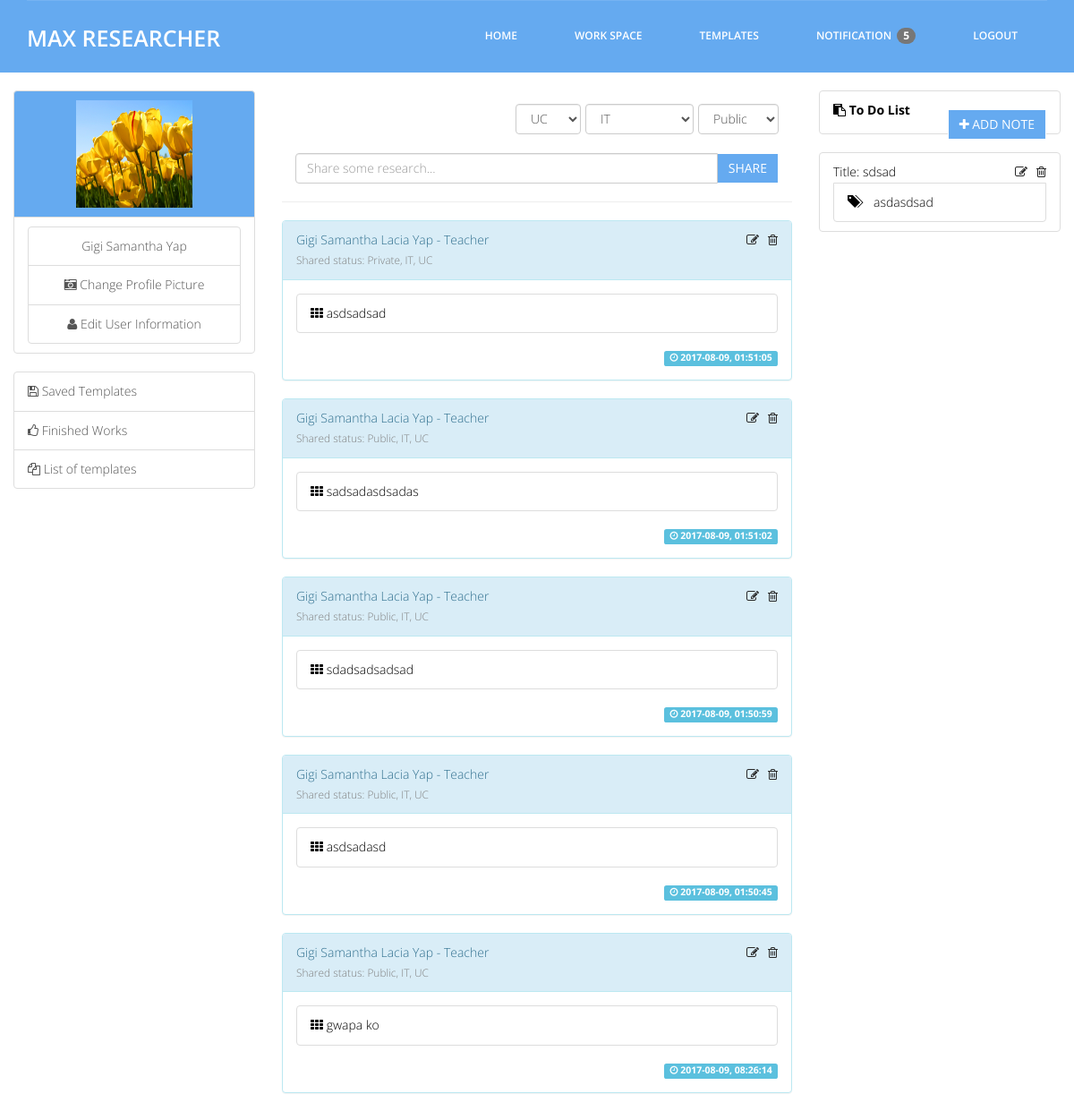
The app's page /RESEARCHER/profile.php (signed in) with its own data.
### tables this page shows
CREATE TABLE `users` (
  `user_id` int(11) NOT NULL,
  `fname` varchar(20) NOT NULL,
  `mname` varchar(10) NOT NULL,
  `lname` varchar(30) NOT NULL,
  `address` varchar(200) NOT NULL,
  `birthdate` date NOT NULL,
  `email` varchar(50) NOT NULL,
  `contact` varchar(20) NOT NULL,
  `profession` varchar(200) NOT NULL,
  `username` varchar(30) NOT NULL,
  `password` varchar(30) NOT NULL,
  `repass` varchar(30) NOT NULL,
  `dateStarted` date NOT NULL,
  `status` int(11) NOT NULL
);

CREATE TABLE `images` (
  `image_id` int(11) NOT NULL,
  `filename` varchar(250) NOT NULL,
  `user_id` int(11) NOT NULL,
  `status` int(11) NOT NULL
);

CREATE TABLE `posts` (
  `post_id` int(11) NOT NULL,
  `post` varchar(200) NOT NULL,
  `status` varchar(100) NOT NULL,
  `school` varchar(200) NOT NULL,
  `dept` varchar(200) NOT NULL,
  `date_posted` date NOT NULL,
  `time_posted` time NOT NULL,
  `user_id` int(11) NOT NULL
);

CREATE TABLE `notes` (
  `note_id` int(11) NOT NULL,
  `title` varchar(250) NOT NULL,
  `note` varchar(200) NOT NULL,
  `date_posted` date NOT NULL,
  `time_posted` time NOT NULL,
  `user_id` int(11) NOT NULL
);

### RESEARCHER/function/function.php (called while the page is built, shortened)
<?php
	function db(){
		return new PDO("mysql:host=localhost; dbname=max;","root","");
	}
	function return_user(){
		$db = db();
			$sql = "SELECT * FROM users";
			$s = $db->query($sql);
			$user = $s->fetchAll();
		return $user;
	}
	function return_post_public(){
		$db = db();
			$sql = "SELECT * FROM users
			INNER JOIN posts ON users.user_id = posts.user_id
			ORDER BY posts.post_id desc";
			$s = $db->query($sql);
			$user = $s->fetchAll();
		return $user;
	}
	function return_note(){
		$db = db();
			$sql = "SELECT * FROM notes ORDER BY note_id desc";
			$s = $db->query($sql);
			$notes = $s->fetchAll();
		return $notes;
	}
	function return_images(){
		$db = db();
			$sql = "SELECT * FROM images
			WHERE images.status = 1";
			$s = $db->query($sql);
			$images = $s->fetchAll();
		return $images;
	}
?>

### RESEARCHER/post/post.php (the view, shortened to what this page needs)
<div>
	<div style="margin-left: 15px; margin-right: 15px; margin-top: 15px; margin-bottom: 15px;">
		<form action="post/add_post.php" method="POST">
	     	<div>
	     		<small>Share some research...</small>
	     		<div style="float: right;">
		     		<select class="form-control" name="privacy">
			   			<option value="Public">Public</option>
		       		</select>
			 	</div>
			 	<div style="float: right; margin-right: 5px;">
			 		<select class="form-control" name="school">
			   			<option value="IT">IT</option>
					</select>
		    	</div>
		    	<div style="float: right; margin-right: 5px;">
			 		<select class="form-control" name="dept">
			   			<option value="UC">UC</option>
					</select>
		    	</div>
		    </div><br/>
			<div class="input-group">
				<input type="text" name="post" class="form-control" placeholder="Share some research..." style="margin-top: 10px;">
			   	<span class="input-group-btn">
			   		<input type="submit" name="posting" class="btn btn-primary" value="Share">
				</span>
			</div>
		</form>
	</div>
</div>
<hr>
<div>
	<?php foreach ($user_public as $p) { ?>
	<?php if ($_SESSION['user_id'] == $p['user_id']) { ?>
	<div class="panel panel-info">
      	<div class="panel-heading">
	      	<a href="post/delete_post.php?post=<?php echo $p['post_id']; ?>" style="float: right;" onclick="return confirm('You want to delete this post?')"><span class="fa fa-trash-o"></span></a>
	      	<a href="post/edit_post.php?post=<?php echo $p['post_id']; ?>" style="float: right; margin-right: 10px;"><span class="fa fa-edit"></span></a>
	      	<?php
	      		echo $p['fname'].' '.$p['mname'].' '.$p['lname'].' - '.$p['profession'].'<br/><small style="color:gray;">Shared status: '.$p['status'].', '.$p['school'].', '.$p['dept'].'</small>'
			;?>
	    </div>
	    <div class="panel-body">
	      	<div class="list-group">
	      		 <div class="list-group-item" style="color: black;">
	      		 	<span class="fa fa-th"></span> <?php echo $p['post'];?>
	      		 </div>
	      	</div>
	      	<small class="label label-info" style="float: right;">
	      		<span class="fa fa-clock-o"></span> <?php echo $p['date_posted'].', '.$p['time_posted'];?>
	      	</small>
	    </div>
    </div>
    <?php }} ?>
</div>

### RESEARCHER/profile.php (shortened to what this page needs)
<?php
	require_once 'function/function.php';
	$users = return_user();
	$user_public = return_post_public();
	$note = return_note();
	$images = return_images();
?>
<!DOCTYPE html>
<html lang="en">
  	<head>
	    <link href="landing_page/css/bootstrap.min.css" rel="stylesheet">
		<link rel="stylesheet" href="landing_page/css/font-awesome.min.css">
		<link rel="stylesheet" href="landing_page/css/animate.css">
		<link href="landing_page/css/animate.min.css" rel="stylesheet">
		<link href="landing_page/css/tooltip-viewport.css" rel="stylesheet" />
		<link href="landing_page/css/style.css" rel="stylesheet" />
  	</head>
  	<body>
		<header id="header">
	        <nav class="navbar navbar-default navbar-static-top" role="banner">
	            <div class="container">
	                <div class="navbar-header">
	                   <div class="navbar-brand">
							<a href="index.php"><h1>MAX RESEARCHER</h1></a>
						</div>
	                </div>
	                <div class="navbar-collapse collapse">
						<div class="menu">
							<ul class="nav nav-tabs" role="tablist">
								<li>
									<?php foreach ($users as $u) {
									    if ($_SESSION['user_id'] == $u['user_id']) {?>
					                  		<a href="home.php?<?php echo $u['fname'].$u['lname'];?>">Home</a>
					            	<?php }} ?>
								</li>
								<li role="presentation">
					            	<?php foreach ($users as $u) {
									    if ($_SESSION['user_id'] == $u['user_id']) {?>
					                  		<a href="work_space.php?<?php echo $u['fname'].$u['lname'];?>">Work Space</a>
					            	<?php }} ?>
			            		</li>
			            		<li role="presentation">
			            			<?php foreach ($users as $u) {
									    if ($_SESSION['user_id'] == $u['user_id']) {?>
					                  		<a href="work_space_template.php?<?php echo $u['fname'].$u['lname'];?>">Templates</a>
					            	<?php }} ?>
			            		</li>
			            		<li class="dropdown presentation">
							        <a class="dropdown-toggle" data-toggle="dropdown" href="#">Notification &nbsp;<span class="badge">5</span></a>
						      	</li>
								<li>
					            	<a href="login_reg_logout/logout.php">Logout</a>
					            </li>
							</ul>
						</div>
					</div>
	            </div>
	        </nav>
	    </header>
		<div>
			<div class="container-fluid">
	      		<div class="row">
		        	<div>
		        		<div class="col-md-3">
				          	<?php include 'user/user_info.php'; ?>
			          	</div>
		          		<div class="col-md-6 main">
		          			<?php include 'post/post.php'; ?>
		        		</div>
		        		<div class="col-md-3">
					        <?php include 'note/note.php'; ?>
					    </div>
		        	</div>
	     		</div>
    		</div>
		</div>
	</body>
</html>

### RESEARCHER/user/user_info.php (shortened to what this page needs)
<div class="list-group">
    <div class="list-group-item" style="background-color: #65aaf0;">
      <?php foreach ($images as $i) { ?>
      <?php if ($_SESSION['user_id'] == $i['user_id']) { ?>
        <center><img src="user_images/<?php echo $i['filename']; ?>" alt="User Avatar" style="width: 130px; height: 120px;"></center>
      <?php }} ?>
    </div>
    <div class="list-group-item text-center">
        <?php foreach ($users as $u) {
        if ($_SESSION['user_id'] == $u['user_id']) {?>
            <a href="profile.php?<?php echo $u['fname'].$u['lname'];?>" class="list-group-item"><?php echo $u['fname'].' '.$u['lname'];?></a>
            <a href="" data-toggle="modal" data-target="#pic" class="list-group-item"><span class="fa fa-camera-retro"></span> Change Profile Picture</a>
            <a href="user/user_update.php?id=<?php echo $u['user_id'];?>" class="list-group-item"><span class="fa fa-user"></span> Edit User Information</a>
        <?php }} ?>
    </div>
</div>
<div class="list-group">
    <a href="" data-toggle="modal" data-target="#save" class="list-group-item"><i class="fa fa-save"></i><span> Saved Templates</span></a>
    <a href="" data-toggle="modal" data-target="#finish" class="list-group-item"><i class="fa fa-thumbs-o-up"></i><span class="info-box-text"> Finished Works</span></a>
    <a href="" data-toggle="modal" data-target="#list" class="list-group-item"><i class="fa fa-files-o"></i><span class="info-box-text"> List of templates</span></a>
</div>

### RESEARCHER/note/note.php (shortened to what this page needs)
<div class="list-group">
  <div class="list-group-item">
    <i class="fa fa-clipboard" style="color: black;"></i>
    <label style="color: black;">To Do List</label>
    <button type="button" class="btn btn-primary" data-toggle="modal" data-target="#note" style="float: right;"><i class="fa fa-plus"></i> Add Note</button>
  </div>
</div>
<?php foreach ($note as $n) { ?>
<?php if ($_SESSION['user_id'] == $n['user_id']) { ?>
<div class="list-group">
  <div class="list-group-item" style="color:black;">
    <a href="note/delete_note.php?note=<?php echo $n['note_id'];?>" style="float: right;" onclick="return confirm('You want to delete this note?')"><span class="fa fa-trash-o"></span></a>
    <a href="note/edit_note.php?note=<?php echo $n['note_id'];?>" style="float: right; margin-right: 10px;"><span class="fa fa-edit"></span></a>
    <?php echo 'Title: '.$n['title'];?>
    <div class="list-group-item">
      <span class="glyphicon glyphicon-tags" style="padding-right: 15px;"></span><?php echo $n['note'];?>
    </div>
  </div>
</div>
<?php }} ?>

### RESEARCHER/landing_page/css/tooltip-viewport.css (style rules this page uses)
body { height: 1200px; }

### RESEARCHER/landing_page/css/style.css (style rules this page uses)
body { font-family:'Open Sans', Arial, sans-serif; font-size:14px; font-weight:300; line-height:1.6em; color:#fff; background-color:#fff; overflow-x:hidden; }
a { text-decoration:none; transition: all 0.1s ease-in-out; -moz-transition: all 0.1s ease-in-out; -webkit-transition: all 0.1s ease-in-out; -o-transition: all 0.1s ease-in-out; outline: none; color:#272727; }
.btn { border-radius:0; margin-top:10px; background-color: #65AAF0; text-transform:uppercase; border-color:#fff; font-size:14px; }
.navbar-brand { float: left; height: 50px; padding: 15px 15px; font-size: 18px; line-height: 20px; }
.navbar-brand h1 { margin-top:9px; padding-top:5px; float: left; font-size: 25px; color:#fff; text-transform:uppercase; font-weight:600; }
.menu { font-size:12px; float:right; text-transform:uppercase; font-weight:600; }
.navbar-collapse { padding-right: 15px; padding-left: 15px; overflow-x: visible; -webkit-overflow-scrolling: touch; border-top: 0px solid transparent; -webkit-box-shadow: inset 0 1px 0 rgba(255, 255, 255, .1); box-shadow: inset 0 1px 0 rgba(255, 255, 255, .1); }
.menu ul.nav-tabs li { color:#fff; }
.nav-tabs { border-bottom: 0; }
.nav-tabs > li { float: left; margin-bottom: 0; }
.nav-tabs > li > a { border-radius:0; color:#fff; padding:30px; }
.navbar-default { background-color: #65AAF0; border-color:#65AAF0; }

### records on screen
users: fname "Gigi Samantha", lname "Yap"
images: filename (picture)
posts: user.fname "Gigi Samantha", user.mname "Lacia", user.lname "Yap", user.profession "Teacher", status "Private", school "IT", dept "UC", post "asdsadsad", date_posted "2017-08-09", time_posted "01:51:05"
posts: user.fname "Gigi Samantha", user.mname "Lacia", user.lname "Yap", user.profession "Teacher", status "Public", school "IT", dept "UC", post "sadsadasdsadas", date_posted "2017-08-09", time_posted "01:51:02"
posts: user.fname "Gigi Samantha", user.mname "Lacia", user.lname "Yap", user.profession "Teacher", status "Public", school "IT", dept "UC", post "sdadsadsadsad", date_posted "2017-08-09", time_posted "01:50:59"
posts: user.fname "Gigi Samantha", user.mname "Lacia", user.lname "Yap", user.profession "Teacher", status "Public", school "IT", dept "UC", post "asdsadasd", date_posted "2017-08-09", time_posted "01:50:45"
posts: user.fname "Gigi Samantha", user.mname "Lacia", user.lname "Yap", user.profession "Teacher", status "Public", school "IT", dept "UC", post "gwapa ko", date_posted "2017-08-09", time_posted "08:26:14"
notes: title "sdsad", note "asdasdsad"
